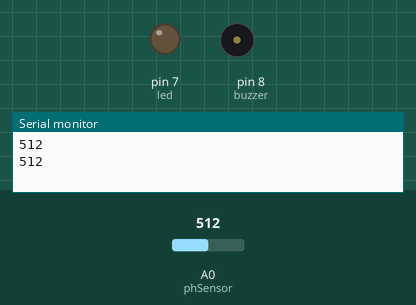
A sketch run on a simulated Arduino Uno, built with avr-gcc and run on an emulated ATmega328P. Shown: output pins drawn as LEDs (lit = HIGH), buzzer (waves = sounding, pin HIGH), the last lines printed to the serial monitor. Inputs (shaded band) come from the test bench; at power-on: A0 (phSensor) = 512.

Above: at 1.8 s.
1.9 s: A0 (phSensor) set to 693
3.4 s: A0 (phSensor) set to 719
At 4.9 s:
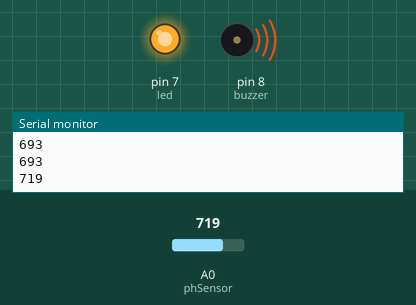
5.5 s: A0 (phSensor) set to 690
At 6.5 s:
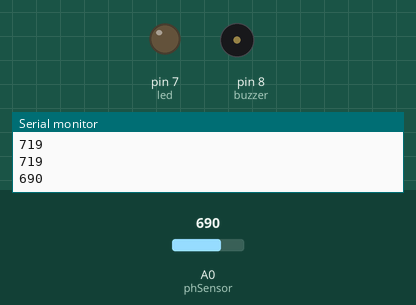
7.5 s: A0 (phSensor) set to 710
At 9.2 s:
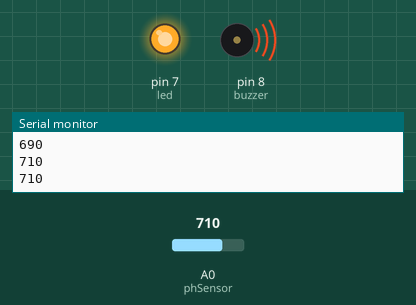
Timing chart, 0 to 10.5 s (numbered marks = the images above; inputs shaded):
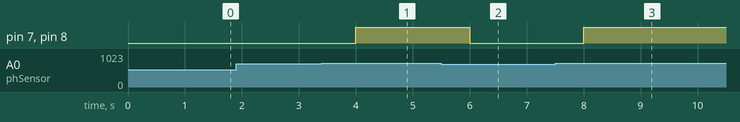

Measured:
- the behaviour switches between 700 and 701 on A0 (phSensor) (found by bisection; images 0 and 1)
- after the input at 3.4 s, pin 7 (led), pin 8 (buzzer): LOW → HIGH after 0.60 s
- after the input at 5.5 s, pin 7 (led), pin 8 (buzzer): HIGH → LOW after 0.50 s
- after the input at 7.5 s, pin 7 (led), pin 8 (buzzer): LOW → HIGH after 0.50 s

The sketch:

Smart_Water_Quality_Monitoring.ino
```cpp
int phSensor = A0;
int led = 7;
int buzzer = 8;

void setup() {
  pinMode(led, OUTPUT);
  pinMode(buzzer, OUTPUT);
  Serial.begin(9600);
}

void loop() {
  int value = analogRead(phSensor);
  Serial.println(value);

  // Approximate threshold (demo purpose)
  if (value < 300 || value > 700) {  // Unsafe pH range
    digitalWrite(led, HIGH);
    digitalWrite(buzzer, HIGH);
  } else {
    digitalWrite(led, LOW);
    digitalWrite(buzzer, LOW);
  }

  delay(1000);
}
```
